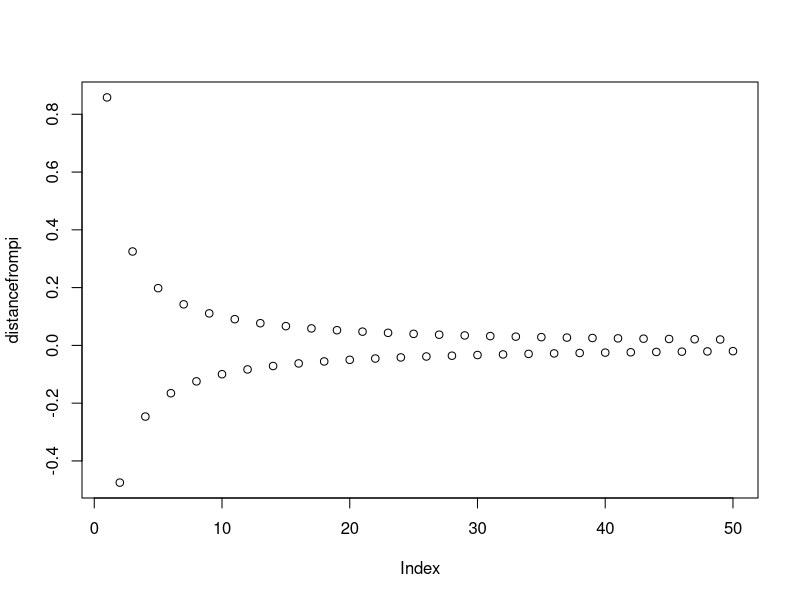
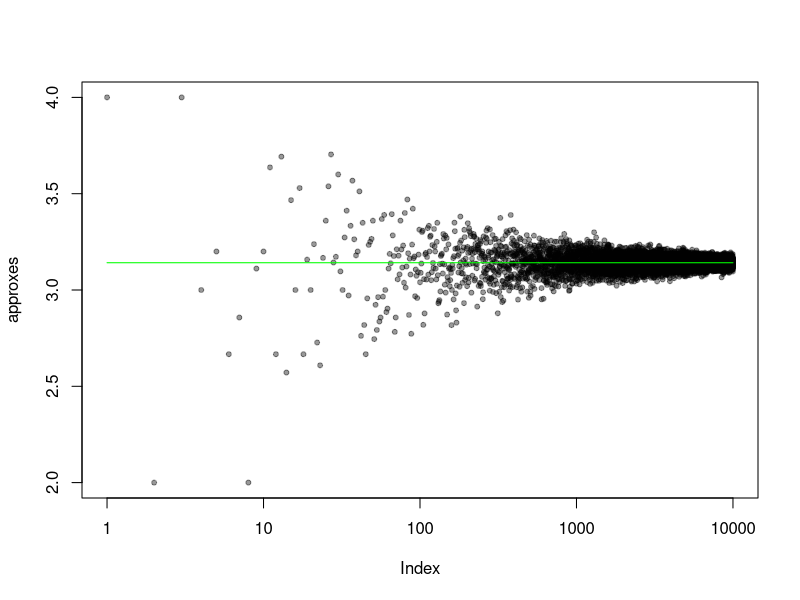

Write R code to recreate these figures, in order.
## ---- chunk 1
outliers <- function(x) {
    a <- quantile(x)[2]
    b <- quantile(x)[4]
    as.logical(x < a | x > b)

}
outliers(1:10)
## ---- chunk 2
EnglishNumbers <- c("zero", "one", "two", "three", "four")
numToText <- function(num, lang) {
    ans <- lang[num + 1]
    return(ans)
}
numToText(2, EnglishNumbers)
## ---- chunk 3
EnglishNumbers <- c("zero", "one", "two", "three", "four")
TextToNum <- function(word, lang) {
    ans = which(lang == word)
    return(ans - 1)
}
TextToNum("three", EnglishNumbers)
## ---- chunk 4
digitToWord <- function(integer, language) {
    if (language == "English") {
        if (integer == "0") 
            print("zero")
        if (integer == "1") 
            print("one")
        if (integer == "2") 
            print("two")
        if (integer == "3") 
            print("three")
        if (integer == "4") 
            print("four")
        if (integer == "5") 
            print("five")
        if (integer == "6") 
            print("six")
        if (integer == "7") 
            print("seven")
        if (integer == "8") 
            print("eight")
        if (integer == "9") 
            print("nine")
    }
    if (language == "Spanish") {
        if (integer == "0") 
            print("cero")
        if (integer == "1") 
            print("uno")
        if (integer == "2") 
            print("dos")
        if (integer == "3") 
            print("tres")
        if (integer == "4") 
            print("cuatro")
        if (integer == "5") 
            print("cinco")
        if (integer == "6") 
            print("seis")
        if (integer == "7") 
            print("siete")
        if (integer == "8") 
            print("ocho")
        if (integer == "9") 
            print("nueve")
    }
    if (language == "French") {
        if (integer == "0") 
            print("zero")
        if (integer == "1") 
            print("un")
        if (integer == "2") 
            print("deux")
        if (integer == "3") 
            print("trois")
        if (integer == "4") 
            print("quatre")
        if (integer == "5") 
            print("cinq")
        if (integer == "6") 
            print("six")
        if (integer == "7") 
            print("sept")
        if (integer == "8") 
            print("huit")
        if (integer == "9") 
            print("neuf")
    }
}

digitToWord("1", "Spanish")

digitToWord("2", "English")

digitToWord("3", "French")

## ---- chunk 5
lettersMatch <- function(words, pattern) {
    a = grep(pattern, words)
    return(a)
}
lettersMatch(c("apple", "berry", "carrie", "rr"), "rr")
## ---- chunk 6
piseries <- function(k) {
    signs <- -(-1)^c(1:k)
    num <- (seq(1, by = 2, length.out = k) * signs)^(-1)
    sum(4 * num)

}
piseries(101)
## ---- chunk 7
piseries <- function(k) {
    signs <- -(-1)^c(1:k)
    num <- (seq(1, by = 2, length.out = k) * signs)^(-1)
    sum(4 * num)

}
howClosetoPi <- function(n) {
    ests <- c()
    for (k in 1:n) {
        ests <- c(ests, piseries(k))
    }
    distancefrompi <- ests - pi
    plot(distancefrompi)
}
howClosetoPi(50)

## ---- chunk 8
randApproxtoPi <- function(n) {
    x <- runif(n)
    y <- runif(n)
    sd <- x^2 + y^2
    4 * (length(sd[sd < 1])/length(sd))
}
randApproxtoPi(1000)
## ---- chunk 9
approxes <- sapply(1:10000, randApproxtoPi)
plot(approxes, pch = 20, col = rgb(0, 0, 0, 0.4), log = "x")
lines(c(1, 10000), c(pi, pi), col = "green")
